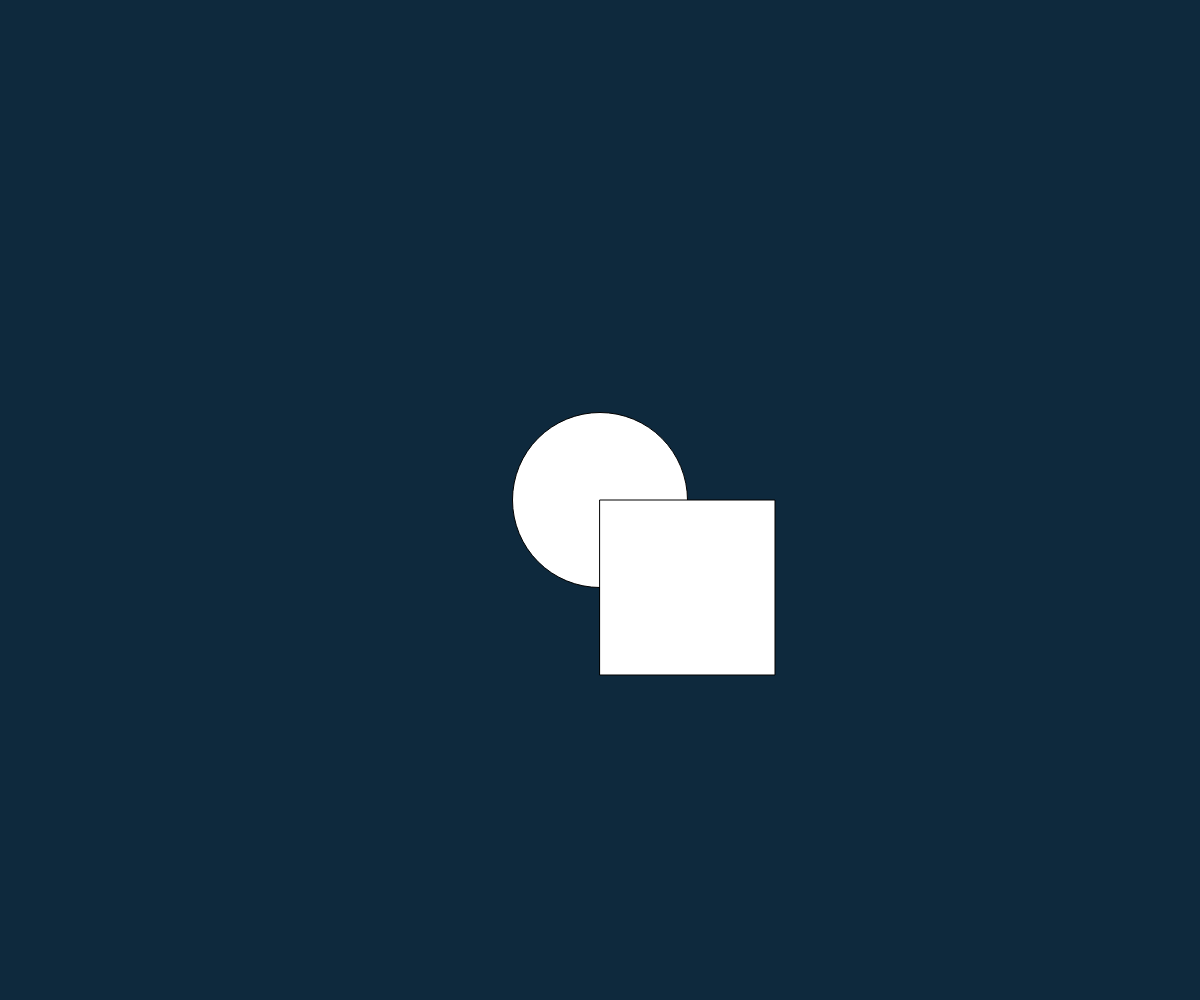
Frame 1 (no input)
Frame 60 (no input): identical to frame 1, image omitted
Frame 120 (the mouse pressed at the canvas centre since frame 60): identical to frame 1, image omitted

The p5.js sketch that drew this single still picture (run headless with seeded random() and noise() and a simulated clock; from frame 60 on, the mouse is pressed at the canvas centre):

// p5.js sketch
// ── sketch.js
var x;
var y;
var c;

function setup() {
  x = 0;
  y = 0;
}

function draw() {
  c = createCanvas(windowWidth, windowHeight);
  background('#0E293D');
  translate(width / 2, height / 2);
 ellipse(x, y, 175, 175);	
rect(x, y,175, 175); 

}
